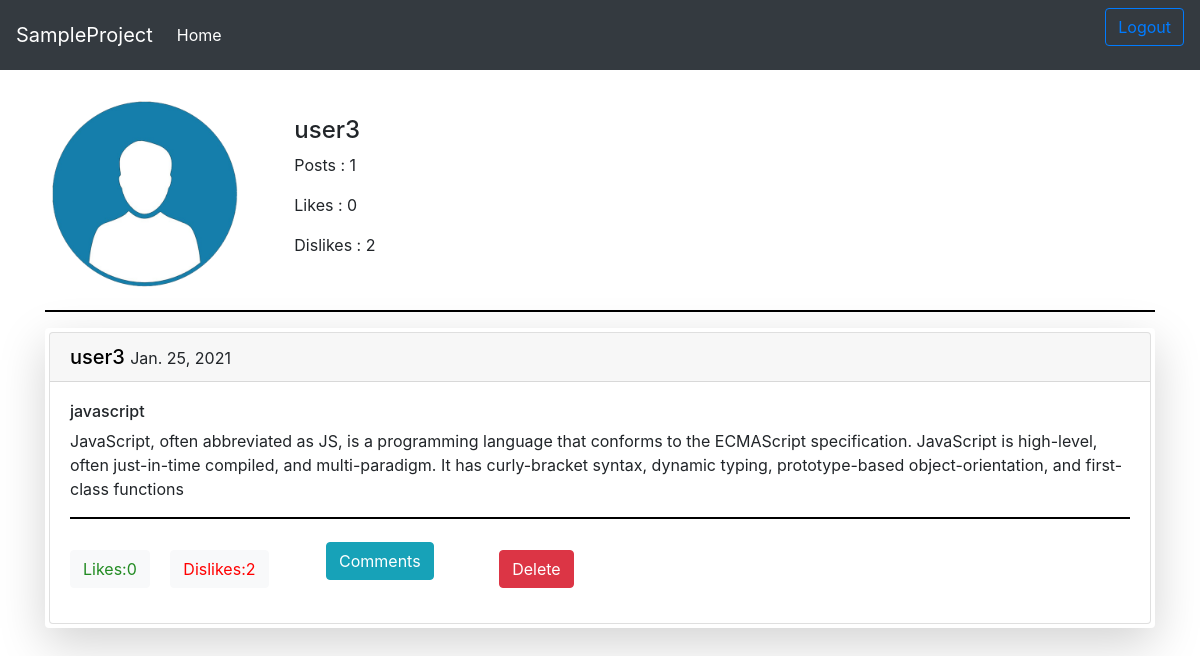
Screenshot of /userpage/ (signed in) with the database file from the repository.
### app1/models.py (models this page shows, shortened)
class Post(models.Model):
    user = models.ForeignKey(User, on_delete=models.CASCADE)
    caption = models.CharField(max_length=200)
    content = models.CharField(max_length=1000)
    date = models.DateTimeField(auto_now_add=True)
    likes = models.ManyToManyField(User,related_name='blog_post')
    dislikes = models.ManyToManyField(User,related_name='blog_post_dislikes')

### app1/views.py (the view)
# urls.py: path('userpage/',views.userpage,name="userpage"),
def userpage(request):
    try:
      posts = Post.objects.filter(user_id=request.user).order_by('-pk')
      c = request.user.id
      p1 = Post.objects.filter(user_id=c).count()
      l1 = sum([i.likes.count() for i in posts])
      d1 = sum([i.dislikes.count() for i in posts])
      return render(request,"userpage.html",{"p1":p1,"data":posts,"l1":l1,"d1":d1})
    except TypeError:
      return redirect("/signup")

### templates/userpage.html (shortened to what this page needs)
{% extends "base.html" %}
{% block nav_btn1 %}
<form method="post" action="{% url "user_logout" %}">
<button type="submit" class="btn btn-outline-primary ml-2">
  Logout
</button>
</form>
{% endblock nav_btn1 %}
{% load static %}
{% block body %}
   <div class="container my-4">
    <div class="media">
        <img src="{% static 'image/userimage.png' %}" class="align-self-start mr-3 userImage" alt="...">
        <div class="media-body info">
            <h4 class="mt-0">{{request.user}}
            </h4>
            <p>Posts : {{p1}}</p>
            <p>Likes : {{l1}}</p>
            <p>Dislikes : {{d1}}</p>
        </div>
    </div>
   <hr>
   {% for i in data %}
<div class='container my-2 post_div shadow-lg p-1 mb-5 bg-white rounded' id="{{ i.id }}">
  <div class="card">
    <h5 class="card-header">
      <a href="#" style="color:black;">{{i.user}}</a>
      <small>{{i.date.date}}</small>
    </h5>
    <div class="card-body">
      <h6 class="card-text">{{i.caption}}</h6>
      <p class="card-text">{{i.content}}</p>
      <hr size='30px'>
     <button class="btn btn-light mr-3 like" style="color:forestgreen;">
        Likes:{{i.likes.count  }}
      </button>
    <button class="btn btn-light mr-3 dislike" style="color: red" >
            Dislikes:{{ i.dislikes.count }}
      </button>
    <div   class="btn" >
     <form action="{% url 'usercmnt' %}" method="post" >
         <button type="submit"  class="btn btn-info mx-4"   >
       Comments
             </button>
     </form>
    </div>
      {% if request.user == i.user %}
      <a class="btn btn-danger ml-4 delete" href="{% url 'deletepost' i.id %}" id="{{ i.id }}">Delete</a>
      {% endif %}
    </div>
  </div>
</div>
       </div>
{% endfor %}
{% endblock %}

### rows the page displays
Post: user "user3", date "Jan. 25, 2021", caption "javascript", content "JavaScript, often abbreviated as JS, is a programming language that conforms to the ECMAScript specification. JavaScript is high-level, often just-in-time compiled, and multi-paradigm. It has curly-bracket syntax, dynamic typing, prototype-based object-orientation, and first-class functions", likes.count "0", dislikes.count "2"

### other values shown
{{ request.user }} "user3"
{{ p1 }} "1"
{{ l1 }} "0"
{{ d1 }} "2"
